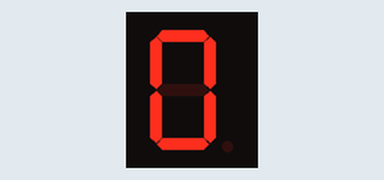
Recording of a sketch running on a simulated Arduino Uno, built with avr-gcc and run on an emulated ATmega328P. Parts: 1-digit seven-segment display. Wiring (inferred from the names in the program): 1-digit 7-segment display, segments lit when HIGH: segments pin 2, pin 3, pin 4, pin 5, pin 6, pin 7, pin 8. The segment pins are drawn as the display they are named for.

Above: at 0.1 s.
At 4.1 s:
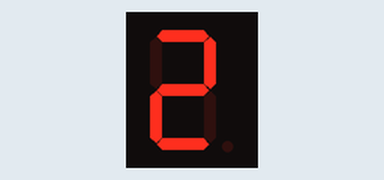
At 8.1 s:
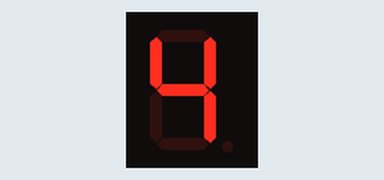
At 16.1 s:
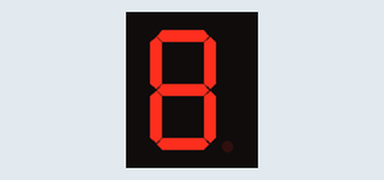
At 26.1 s:
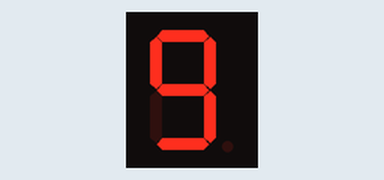
At 38.1 s:
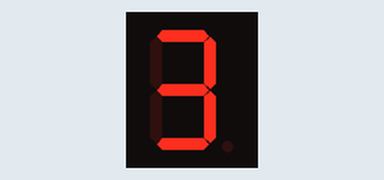

The sketch:

1_digit_7_segment_functions.ino
```cpp
const int a = 2;
const int b = 3;
const int c = 4;
const int d = 5;
const int e = 6;
const int f = 7;
const int g = 8;
// defining the letter segemnts with their selected pin

int seg[]={2,3,4,5,6,7,8};
int zero[]={1,1,1,1,1,1,0};
int one[]={0,1,1,0,0,0,0};
int two[]={1,1,0,1,1,0,1};
int three[]={1,1,1,1,0,0,1};
int four[]={0,1,1,0,0,1,1};
int five[]={1,0,1,1,0,1,1};
int six[]={1,0,1,1,1,1,1};
int seven[]={1,1,1,0,0,0,0};
int eight[]={1,1,1,1,1,1,1};
int nine[]={1,1,1,1,0,1,1};

// array set with the formation of the different digits using the segments


void setup() {
  // put your setup code here, to run once:
for (int i=2; i<9; i++){
  pinMode(i,OUTPUT);
 //pinMode(seg[i],OUTPUT);
}
// placing the pins as outputs
}


void loop() {
  // put your main code here, to run repeatedly:
 // for loop array for number 0
for(int j=0; j<7;j++){
  digitalWrite(seg[j],zero[j]);
}
delay(2000);


 // for loop array for number 1
for(int j=0; j<7;j++){
  digitalWrite(seg[j],one[j]);
}
delay(2000);


 // for loop array for number 2
for(int j=0; j<7;j++){
  digitalWrite(seg[j],two[j]);
}
delay(2000);


 // for loop array for number 3
for(int j=0; j<7;j++){
  digitalWrite(seg[j],three[j]);
}
delay(2000);


 // for loop array for number 4
for(int j=0; j<7;j++){
  digitalWrite(seg[j],four[j]);
}
delay(2000);

 // for loop array for number 5
for(int j=0; j<7;j++){
  digitalWrite(seg[j],five[j]);
}
delay(2000);


 // for loop array for number 6
for(int j=0; j<7;j++){
  digitalWrite(seg[j],six[j]);
}
delay(2000);


 // for loop array for number 7
for(int j=0; j<7;j++){
  digitalWrite(seg[j],seven[j]);
}
delay(2000);


 // for loop array for number 8
for(int j=0; j<7;j++){
  digitalWrite(seg[j],eight[j]);
}
delay(2000);


 // for loop array for number 9
for(int j=0; j<7;j++){
  digitalWrite(seg[j],nine[j]);

delay(2000);
}

}
```

Measured:
- what the display in image 1 shows lasts 2.0 s, from 4.0 s to 6.0 s
- what the display in image 3 shows lasts 10.0 s, from 16.0 s to 26.0 s
- what the display in image 4 shows lasts 6.0 s, from 26.0 s to 32.0 s
